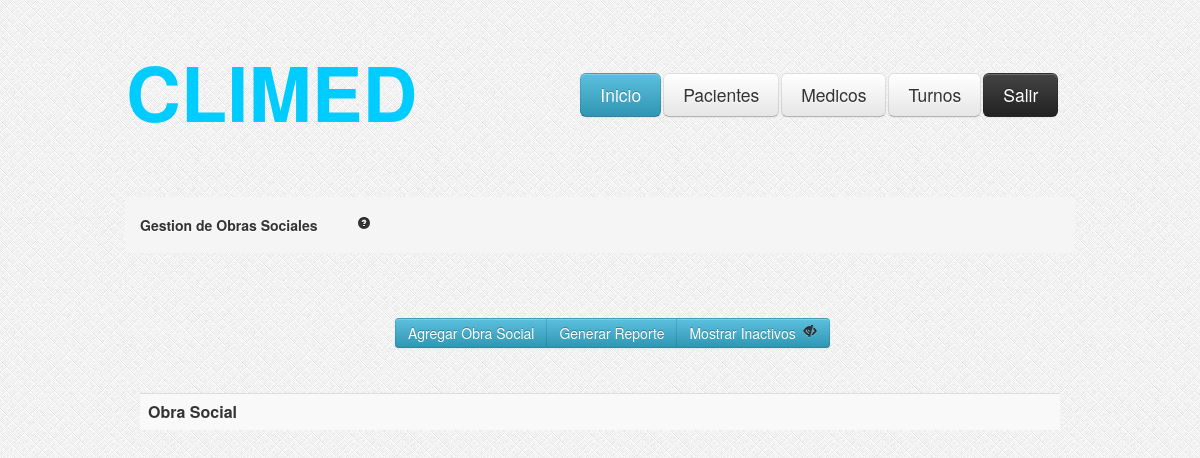
The page /GestionObras.php on the database as committed earlier.
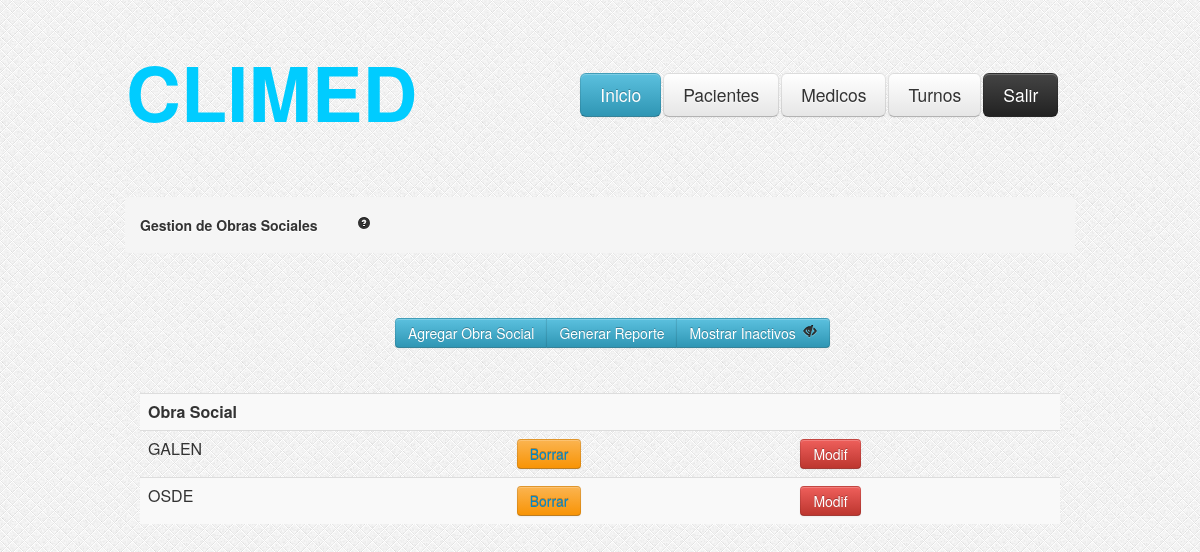
The same page on the database as committed later.
### tables this page shows
CREATE TABLE IF NOT EXISTS `obrasociales` (
  `idobra` int(11) NOT NULL AUTO_INCREMENT,
  `nombre` varchar(200) NOT NULL,
  `activo` tinyint(1) NOT NULL DEFAULT '1',
  PRIMARY KEY (`idobra`)
);

### GestionObras.php (the view, shortened to what this page needs)
<?php
	if (!isset($_GET['ojito'])) {
		$ojito=1;
	}else{
		$ojito=$_GET['ojito'];
	}
	$consulta = "SELECT idobra,nombre,activo FROM obrasociales where activo = ".$ojito." OR 0 = ".$ojito." ";
    $resultado = mysql_query($consulta);
?>
<html>
<head>
<link rel="stylesheet" type="text/css" href="css/estilo.css"/>
<link rel="stylesheet" type="text/css" href="css/bootstrap.css"/>
<link rel="stylesheet" type="text/css" href="css/bootstrap-responsive.css"/>
</head>
<body style="background-image:url('images/bg.png')">
	<?php include_once('header.php'); ?>
	<div class="encapsulador">
		<div class="contenedor">
			<ul class="breadcrumb">
				<li>
					<h5>Gestion de Obras Sociales<a href="#" style="margin-left: 40px;"><i class="icon-question-sign"></i></a></h5>
				</li>
			</ul>
			<div class="btn-group" style="margin-top: 45px; margin-left: 270;">
			        <button class="btn btn-info" type="button" onclick="location.href='AltaObras.php'">Agregar Obra Social</button>
                    <button class="btn btn-info" type="button">Generar Reporte</button>
				    <button class="btn btn-info" type="button"
					<?php	if($ojito == 1){ ?>
								onclick="location.href='GestionObras.php?ojito=0'"> Mostrar Inactivos <i class="icon-eye-close" style="margin-left: 3px;"></i>
					<?php	} else { ?>
								onclick="location.href='GestionObras.php?ojito=1'"> Ocultar Inactivos <i class="icon-eye-open" style="margin-left: 3px;"></i>
					<?php	} ?>
					</button>
			</div>
		</div>
		<div id="tabla-gestion-obrasociales">
				<table class="table table-striped">
					<tr>
						<td><b>Obra Social</b> </td>
						<td></td>
						<td></td>
					</tr>
					<?php
				while ($valor = mysql_fetch_array($resultado))
				{
				?>
					<tr>
						<td><?php echo $valor["nombre"]; ?></td>
						<?php
							$id = $valor['idobra'];
							if( $valor["activo"] == 1 ){
								echo "<td><button class='btn btn-warning' type='button'><a href='BorrarObra.php?idobra=".$id."'>Borrar </a></button> </td>";
							}
						    else {
								echo "<td><button class='btn btn-success' type='button'><a href='HabilitarObra.php?idobra=".$id."'>Habilitar </a></button> </td>";
							}
						?>
						<td><button class="btn btn-danger" onclick="location.href='ObraSocial.php?idobra=<?php echo $valor["idobra"]; ?>'" type="button">Modif</button> </td>
					</tr>
				<?php
				}
				?>
				</table>
		</div>
	</div>
</body>
</html>

Rows that differ between the two databases and show on the page:
added obrasociales: nombre "GALEN"
added obrasociales: nombre "OSDE"
